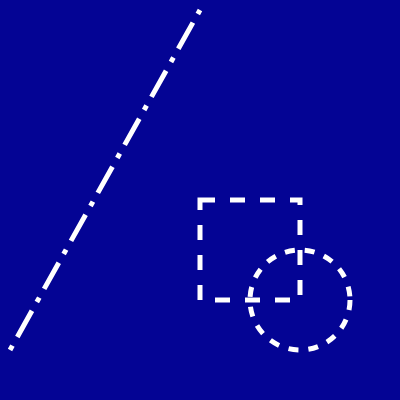
Frame 1 (no input)
Frame 60 (no input): identical to frame 1, image omitted
Frame 120 (the mouse pressed at the canvas centre since frame 60): identical to frame 1, image omitted

The p5.js sketch that drew this single still picture (run headless with seeded random() and noise() and a simulated clock; from frame 60 on, the mouse is pressed at the canvas centre):

// p5.js sketch
// ── sketch.js
function setup() {
  createCanvas(400, 400);
  background(4, 4, 148);
  
  stroke(255);
  strokeWeight(5);
  noFill();
  setLineDash([15]); //create the dashed line pattern here
  
  rect(200, 200, 100, 100);
  
  setLineDash([10, 10]); //longer stitches
  ellipse(300, 300, 100, 100);
  
  setLineDash([5, 10, 30, 10]); //another dashed line pattern
  line(10, 350, 200, 10);
}

function draw() {
  
}

function setLineDash(list) {
  drawingContext.lineCap = 'butt';
  drawingContext.setLineDash(list);
}
